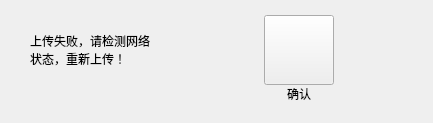
       <widget class="QWidget" name="controlUpdateDataFaultPage">
        <layout class="QHBoxLayout" name="horizontalLayout_34">
         <property name="spacing">
          <number>44</number>
         </property>
         <property name="leftMargin">
          <number>30</number>
         </property>
         <property name="topMargin">
          <number>15</number>
         </property>
         <property name="rightMargin">
          <number>30</number>
         </property>
         <property name="bottomMargin">
          <number>20</number>
         </property>
         <item>
          <layout class="QVBoxLayout" name="verticalLayout_77">
           <property name="spacing">
            <number>0</number>
           </property>
           <item>
            <widget class="QLabel" name="updateDataFaultInfoLabel">
             <property name="minimumSize">
              <size>
               <width>190</width>
               <height>70</height>
              </size>
             </property>
             <property name="text">
              <string>上传失败，请检测网络
状态，重新上传！</string>
             </property>
            </widget>
           </item>
           <item>
            <spacer name="verticalSpacer_17">
             <property name="orientation">
              <enum>Qt::Vertical</enum>
             </property>
             <property name="sizeHint" stdset="0">
              <size>
               <width>20</width>
               <height>17</height>
              </size>
             </property>
            </spacer>
           </item>
          </layout>
         </item>
         <item>
          <layout class="QVBoxLayout" name="verticalLayout_78">
           <property name="spacing">
            <number>0</number>
           </property>
           <item>
            <widget class="QPushButton" name="updateDataFaultOkBtn">
             <property name="minimumSize">
              <size>
               <width>70</width>
               <height>70</height>
              </size>
             </property>
             <property name="maximumSize">
              <size>
               <width>70</width>
               <height>70</height>
              </size>
             </property>
             <property name="text">
              <string/>
             </property>
            </widget>
           </item>
           <item>
            <widget class="QLabel" name="updateDataFaultOkBtnLabel">
             <property name="text">
              <string>确认</string>
             </property>
             <property name="alignment">
              <set>Qt::AlignCenter</set>
             </property>
            </widget>
           </item>
          </layout>
         </item>
         <item>
          <spacer name="horizontalSpacer_15">
           <property name="orientation">
            <enum>Qt::Horizontal</enum>
           </property>
           <property name="sizeHint" stdset="0">
            <size>
             <width>69</width>
             <height>20</height>
            </size>
           </property>
          </spacer>
         </item>
        </layout>
       </widget>
